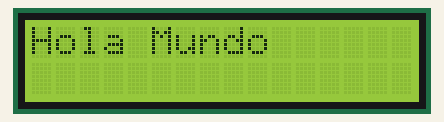
This sketch was run on a simulated ESP8266 (NodeMCU). On the bench: 16×2 character LCD.

Above: at 0.1 s.
At 2.1 s:
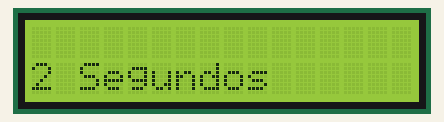
At 11.1 s:
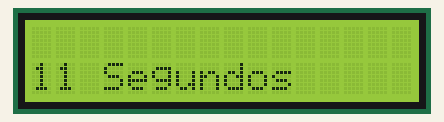
At 19.1 s:
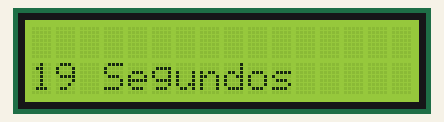
At 28.1 s:
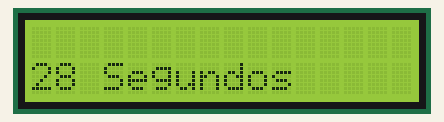
At 38.1 s:
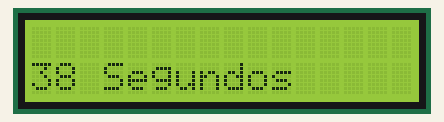

Measured:
- what the display in image 1 shows lasts 1.0 s, from 2.1 s to 3.1 s

The sketch:

LCD_SEGUNDOS.ino
```cpp
#include <LiquidCrystal_I2C.h>

#include <Wire.h>


//Crear el objeto lcd  dirección  0x3F y 16 columnas x 2 filas
LiquidCrystal_I2C lcd(0x3F,16,2);  //

void setup() {
  // Inicializar el LCD
   Wire.begin(2, 0);
  lcd.init();
  lcd.display(); //Enable or turn on the text
   //Encender la luz de fondo.
  lcd.backlight();

  // Escribimos el Mensaje en el LCD.
   lcd.clear();
 lcd.setCursor(0, 0);
  lcd.print("Hola Mundo");
   delay(2000);
}

void loop() {
   // Ubicamos el cursor en la primera posición(columna:0) de la segunda línea(fila:1)
    lcd.clear();
  lcd.setCursor(0, 1);
   // Escribimos el número de segundos trascurridos
  lcd.print(millis()/1000);
  lcd.print(" Segundos");
  delay(100);
}
```
